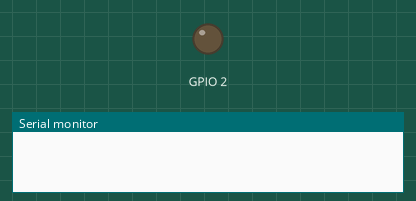
Recording of a sketch running on a simulated ESP32. Parts: output pins drawn as LEDs (lit = HIGH), the last lines printed to the serial monitor. WiFi joins after 1.5 s; servers stay silent unless stated; web services answer with replies made up by the test bench.

Above: at 0.0 s.
At 2.5 s:
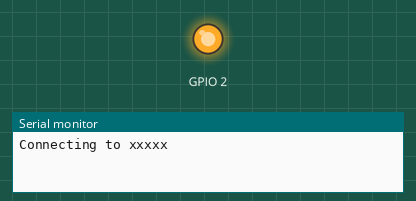
Timing chart, 0 to 4.0 s (numbered marks = the images above):
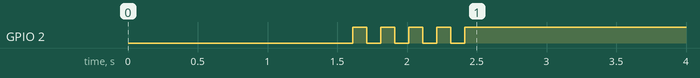

The sketch:

ESP32_linebot.ino
```cpp
/*
NodeMCU (ESP32)
Author : ChungYi Fu (Kaohsiung, Taiwan)  2018-10-16 20:00
https://www.facebook.com/francefu
*/

#include <WiFi.h>     //ESP32

const char* ssid     = "xxxxx";   //your network SSID
const char* password = "xxxxx";   //your network password

void setup()
{
  Serial.begin(115200);
  delay(10);

  WiFi.mode(WIFI_STA);
  WiFi.begin(ssid, password);
  delay(1000);
  Serial.println();
  Serial.print("Connecting to ");
  Serial.println(ssid);

  long int StartTime=millis();
  while (WiFi.status() != WL_CONNECTED)
  {
      delay(500);
      if ((StartTime+10000) < millis()) break;
  }

  if (WiFi.status() == WL_CONNECTED)
  {
    pinMode(2, OUTPUT);
    for (int i=0;i<5;i++)
    {
      digitalWrite(2,LOW);
      delay(100);
      digitalWrite(2,HIGH);
      delay(100);
    }

    Serial.println();
    Serial.println("STAIP address: ");
    Serial.println(WiFi.localIP());
    Serial.println();
  }
  else
     Serial.println("Unable to connect!");

  if (WiFi.status() == WL_CONNECTED)
  {
    // IFTTT (webhooks+webhooks) + Google Apps Script + Line Bot
    String domain="maker.ifttt.com";
    String key="dwGDpfZMocgp179E5zpZwuxxx";
    String request="";

    String text = WiFi.localIP().toString();
    request = "/trigger/linebot_text/with/key/"+key+"?value1="+text;
    Serial.println(tcp(domain,request,80,0));
    Serial.println();

    delay(5000);

    request = "/trigger/linebot_sticker/with/key/"+key+"?value1=1&value2=2";
    Serial.println(tcp(domain,request,80,0));
    Serial.println();

    delay(5000);

    String originalContentUrl = "https://video.nextmag.com.tw/photo/2016/04/25/1461565395_f66f-tile_1461575684432_555961_ver1.0.jpg";
    String previewImageUrl = "https://video.nextmag.com.tw/photo/2016/01/26/B766ENT02-01_1453804306593_487920_ver1.0.jpg";
    request = "/trigger/linebot_image/with/key/"+key+"?value1="+originalContentUrl+"&value2="+previewImageUrl;
    Serial.println(tcp(domain,request,80,0));
  }
}

void loop()
{
}

String tcp(String domain,String request,int port,byte wait)
{
    WiFiClient client_tcp;

    if (client_tcp.connect(domain.c_str(), port))
    {
      Serial.println("GET " + request);
      client_tcp.println("GET " + request + " HTTP/1.1");
      client_tcp.println("Host: " + domain);
      //client_tcp.println("Connection: close");
      client_tcp.println();

      String getResponse="",Feedback="";
      boolean state = false;
      int waitTime = 3000;   // timeout 3 seconds
      long startTime = millis();
      while ((startTime + waitTime) > millis())
      {
        while (client_tcp.available())
        {
            char c = client_tcp.read();
            if (state==true) Feedback += String(c);
            if (c == '\n')
            {
              if (getResponse.length()==0) state=true;
              getResponse = "";
            }
            else if (c != '\r')
              getResponse += String(c);
            if (wait==1)
              startTime = millis();
         }
         if (wait==0)
          if ((state==true)&&(Feedback.length()!= 0)) break;
      }
      client_tcp.stop();
      return Feedback;
    }
    else
      return "Connection failed";
}
```
